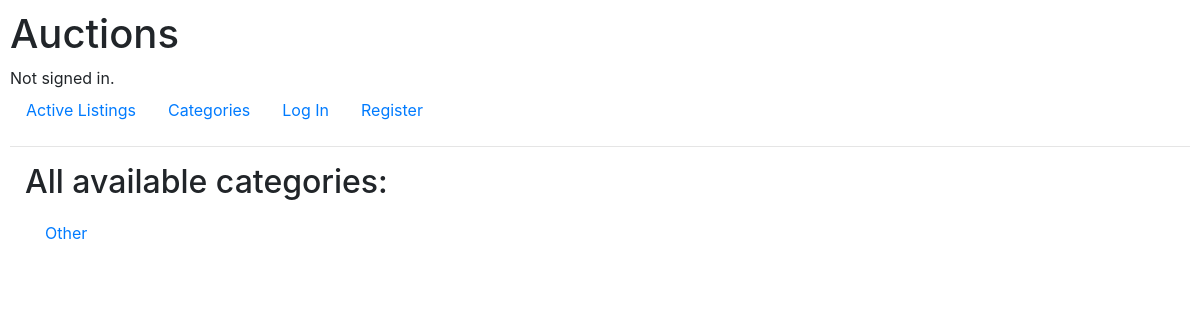
The page /categories on the database as committed earlier.
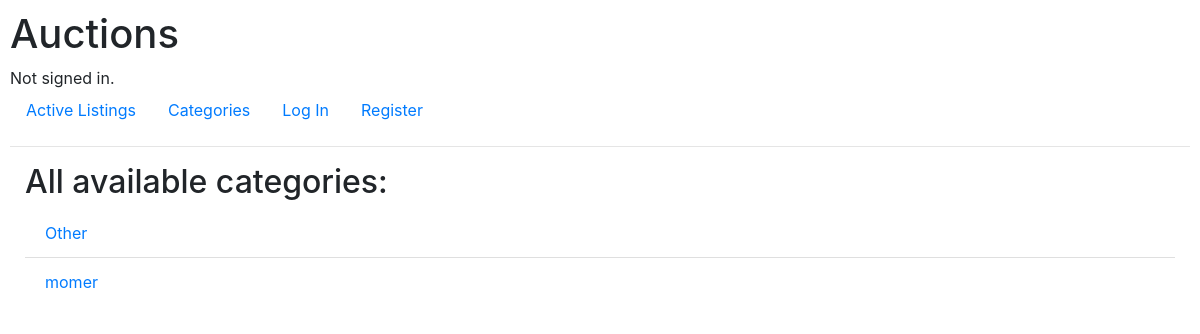
The same page on the database as committed later.
### auctions/models.py (models this page shows, shortened)
class Category(models.Model):
    id = models.UUIDField(primary_key=True, default=uuid.uuid4, editable=False)
    category = models.CharField(max_length=15)

### auctions/views.py (the view)
# urls.py: path("categories", views.categories, name="categories"),
def categories(request):
    return render(request, "auctions/categories.html", {
        'categories' : Category.objects.all(),
    })

### auctions/templates/auctions/categories.html
{% extends "auctions/layout.html" %}
{% block body %}
   <div class='container-fluid'>
    <h2>All available categories:</h2>
        <ul class="list-group list-group-flush">
            {% for category in categories %}
            <li class="list-group-item">
              <div class="ms-2 me-auto">
                <div class="fw-bold"><a href={% url 'category' category=category.category%}>{{category.category}}</a></div>
              </div>
            </li>
            {%endfor%}
        </ul>
   </div>
{% endblock %}

Rows that differ between the two databases and show on the page:
added Category: category "momer"
